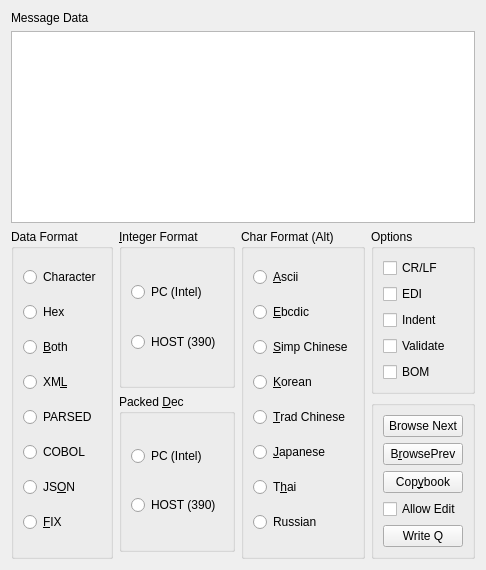
<?xml version="1.0" encoding="UTF-8"?>
<ui version="4.0">
  <class>DataTab</class>
  <widget class="QWidget" name="DataTab">
    <property name="windowTitle"><string>Data</string></property>
    <layout class="QVBoxLayout" name="rootLayout" stretch="0,1,0">
      <item>
        <widget class="QLabel" name="captionLabel">
          <property name="text"><string>Message Data</string></property>
          <property name="buddy"><cstring>dataEdit</cstring></property>
        </widget>
      </item>
      <item>
        <widget class="QPlainTextEdit" name="dataEdit">
          <property name="toolTip"><string>Message data</string></property>
          <property name="accessibleName"><string>Message data</string></property>
          <property name="readOnly"><bool>true</bool></property>
          <property name="lineWrapMode"><enum>QPlainTextEdit::NoWrap</enum></property>
          <property name="undoRedoEnabled"><bool>false</bool></property>
        </widget>
      </item>
      <item>
        <layout class="QHBoxLayout" name="controlsLayout">
          <item><widget class="QGroupBox" name="viewBox">
  <property name="title"><string>Data Format</string></property>
  <layout class="QVBoxLayout" name="viewBoxLayout">
<item><widget class="QRadioButton" name="viewCharacterRadio">
  <property name="text"><string>Character</string></property>
  <property name="toolTip"><string>Display data as characters (Ctrl+T)</string></property>
</widget></item>
<item><widget class="QRadioButton" name="viewHexRadio">
  <property name="text"><string>Hex</string></property>
  <property name="toolTip"><string>Display data in hex (Ctrl+H)</string></property>
</widget></item>
<item><widget class="QRadioButton" name="viewBothRadio">
  <property name="text"><string>&amp;Both</string></property>
  <property name="toolTip"><string>Display data as both characters and in hex (Ctrl+B)</string></property>
</widget></item>
<item><widget class="QRadioButton" name="viewXmlRadio">
  <property name="text"><string>XM&amp;L</string></property>
  <property name="toolTip"><string>Display XML data in formatted  mode (Ctrl+L)</string></property>
</widget></item>
<item><widget class="QRadioButton" name="viewParsedRadio">
  <property name="text"><string>PARSED</string></property>
  <property name="toolTip"><string>Display XML data in ESQL hierarchial format (Ctrl+Q)</string></property>
</widget></item>
<item><widget class="QRadioButton" name="viewCobolRadio">
  <property name="text"><string>COBOL</string></property>
  <property name="toolTip"><string>Display data mapped to COBOL copy book (Ctrl+K)</string></property>
</widget></item>
<item><widget class="QRadioButton" name="viewJsonRadio">
  <property name="text"><string>JS&amp;ON</string></property>
  <property name="toolTip"><string>Display JSON data in formatted  mode (Alt+O)</string></property>
</widget></item>
<item><widget class="QRadioButton" name="viewFixRadio">
  <property name="text"><string>&amp;FIX</string></property>
  <property name="toolTip"><string>Display FIX data in formatted  mode (Alt+F)</string></property>
</widget></item>
  </layout>
</widget></item>
          <item>
            <layout class="QVBoxLayout" name="formatColumn">
              <item><widget class="QGroupBox" name="intBox">
  <property name="title"><string>&amp;Integer Format</string></property>
  <layout class="QVBoxLayout" name="intBoxLayout">
<item><widget class="QRadioButton" name="intPcRadio">
  <property name="text"><string>PC (Intel)</string></property>
  <property name="toolTip"><string>For COBOL mapping, assume integer/float data in PC format</string></property>
</widget></item>
<item><widget class="QRadioButton" name="intHostRadio">
  <property name="text"><string>HOST (390)</string></property>
  <property name="toolTip"><string>For COBOL mapping, assume integer/float data in host format</string></property>
</widget></item>
  </layout>
</widget></item>
              <item><widget class="QGroupBox" name="pdBox">
  <property name="title"><string>Packed &amp;Dec</string></property>
  <layout class="QVBoxLayout" name="pdBoxLayout">
<item><widget class="QRadioButton" name="pdPcRadio">
  <property name="text"><string>PC (Intel)</string></property>
  <property name="toolTip"><string>For COBOL mappings, assume packed decimal in PC format</string></property>
</widget></item>
<item><widget class="QRadioButton" name="pdHostRadio">
  <property name="text"><string>HOST (390)</string></property>
  <property name="toolTip"><string>For COBOL mappings, assume packed decimal in host format</string></property>
</widget></item>
  </layout>
</widget></item>
              <item><spacer name="formatSpacer"><property name="orientation"><enum>Qt::Vertical</enum></property></spacer></item>
            </layout>
          </item>
          <item><widget class="QGroupBox" name="charBox">
  <property name="title"><string>Char Format (Alt)</string></property>
  <layout class="QVBoxLayout" name="charBoxLayout">
<item><widget class="QRadioButton" name="charAsciiRadio">
  <property name="text"><string>&amp;Ascii</string></property>
  <property name="toolTip"><string>Character data in message is ASCII (Alt+A)</string></property>
</widget></item>
<item><widget class="QRadioButton" name="charEbcdicRadio">
  <property name="text"><string>&amp;Ebcdic</string></property>
  <property name="toolTip"><string>Character data in message is EBCDIC (Alt+E)</string></property>
</widget></item>
<item><widget class="QRadioButton" name="charChineseRadio">
  <property name="text"><string>&amp;Simp Chinese</string></property>
  <property name="toolTip"><string>Character data contains Simplified Chinese characters (Alt+S)</string></property>
</widget></item>
<item><widget class="QRadioButton" name="charKoreanRadio">
  <property name="text"><string>&amp;Korean</string></property>
  <property name="toolTip"><string>Character data contains Korean characters (Alt+K)</string></property>
</widget></item>
<item><widget class="QRadioButton" name="charTradChineseRadio">
  <property name="text"><string>&amp;Trad Chinese</string></property>
  <property name="toolTip"><string>Character data contains traditional Chinese characters (Alt+T)</string></property>
</widget></item>
<item><widget class="QRadioButton" name="charJapaneseRadio">
  <property name="text"><string>&amp;Japanese</string></property>
  <property name="toolTip"><string>Character data contains Japanese characters (Alt+J)</string></property>
</widget></item>
<item><widget class="QRadioButton" name="charThaiRadio">
  <property name="text"><string>T&amp;hai</string></property>
  <property name="toolTip"><string>Interpret characters as Thai characters (Alt+H)</string></property>
</widget></item>
<item><widget class="QRadioButton" name="charRussianRadio">
  <property name="text"><string>Russian</string></property>
  <property name="toolTip"><string></string></property>
</widget></item>
  </layout>
</widget></item>
          <item>
            <layout class="QVBoxLayout" name="rightColumn">
              <item><widget class="QGroupBox" name="optionsBox">
  <property name="title"><string>Options</string></property>
  <layout class="QVBoxLayout" name="optionsBoxLayout">
<item><widget class="QCheckBox" name="crlfCheck">
  <property name="text"><string>CR/LF</string></property>
  <property name="toolTip"><string>For character display, break lines as per message data</string></property>
</widget></item>
<item><widget class="QCheckBox" name="ediCheck">
  <property name="text"><string>EDI</string></property>
  <property name="toolTip"><string>For character display, format lines as EDI segments</string></property>
</widget></item>
<item><widget class="QCheckBox" name="indentCheck">
  <property name="text"><string>Indent</string></property>
  <property name="toolTip"><string>Indent successive levels on COBOL copybook display</string></property>
</widget></item>
<item><widget class="QCheckBox" name="validateCheck">
  <property name="text"><string>Validate</string></property>
  <property name="toolTip"><string>Validate numeric fields in COBOL copy book</string></property>
</widget></item>
<item><widget class="QCheckBox" name="bomCheck">
  <property name="text"><string>BOM</string></property>
  <property name="toolTip"><string>File has Byte Order Mark (BOM)</string></property>
</widget></item>
  </layout>
</widget></item>
              <item><widget class="QGroupBox" name="buttonBox">
  <property name="title"><string></string></property>
  <layout class="QVBoxLayout" name="buttonBoxLayout">
<item><widget class="QPushButton" name="browseNextButton">
  <property name="text"><string>Browse Next</string></property>
  <property name="toolTip"><string>Read next message in queue using current browse operation (Ctrl+N)</string></property>
</widget></item>
<item><widget class="QPushButton" name="browsePrevButton">
  <property name="text"><string>B&amp;rowsePrev</string></property>
  <property name="toolTip"><string>Browse previous message (Ctrl+R)</string></property>
</widget></item>
<item><widget class="QPushButton" name="copybookButton">
  <property name="text"><string>Cop&amp;ybook</string></property>
  <property name="toolTip"><string>Change or set the COBOL copy book to use for mappings (Alt+Y)</string></property>
</widget></item>
<item><widget class="QCheckBox" name="allowEditCheck">
  <property name="text"><string>Allow Edit</string></property>
  <property name="toolTip"><string>Allow editing of message data (Character and Hex modes only). Not yet ported</string></property>
</widget></item>
<item><widget class="QPushButton" name="writeQButton">
  <property name="text"><string>Write Q</string></property>
  <property name="toolTip"><string>Write the edited message data to the queue. Not yet ported</string></property>
</widget></item>
  </layout>
</widget></item>
            </layout>
          </item>
        </layout>
      </item>
    </layout>
  </widget>
</ui>
